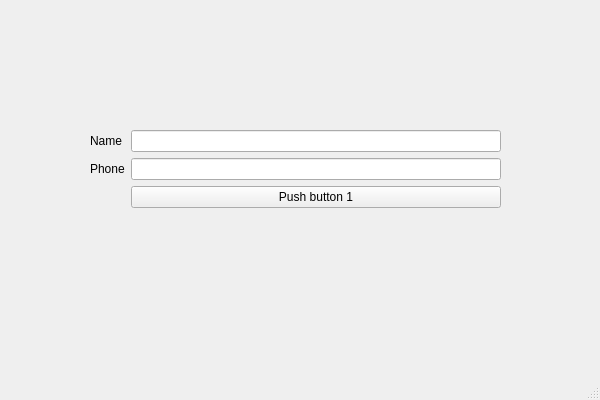
<?xml version="1.0" encoding="UTF-8"?>
<ui version="4.0">
 <class>main_window</class>
 <widget class="QMainWindow" name="main_window">
  <property name="geometry">
   <rect>
    <x>0</x>
    <y>0</y>
    <width>600</width>
    <height>400</height>
   </rect>
  </property>
  <property name="windowTitle">
   <string>Main Window</string>
  </property>
  <widget class="QWidget" name="central_widget">
   <widget class="QWidget" name="formLayoutWidget">
    <property name="geometry">
     <rect>
      <x>90</x>
      <y>130</y>
      <width>411</width>
      <height>91</height>
     </rect>
    </property>
    <layout class="QFormLayout" name="form_layout_1">
     <property name="sizeConstraint">
      <enum>QLayout::SetDefaultConstraint</enum>
     </property>
     <property name="fieldGrowthPolicy">
      <enum>QFormLayout::AllNonFixedFieldsGrow</enum>
     </property>
     <property name="rowWrapPolicy">
      <enum>QFormLayout::DontWrapRows</enum>
     </property>
     <property name="labelAlignment">
      <set>Qt::AlignBottom|Qt::AlignLeading|Qt::AlignLeft</set>
     </property>
     <property name="formAlignment">
      <set>Qt::AlignLeading|Qt::AlignLeft|Qt::AlignTop</set>
     </property>
     <item row="0" column="0">
      <widget class="QLabel" name="label_1">
       <property name="text">
        <string>Name</string>
       </property>
      </widget>
     </item>
     <item row="0" column="1">
      <widget class="QLineEdit" name="line_edit_1"/>
     </item>
     <item row="1" column="0">
      <widget class="QLabel" name="label_2">
       <property name="text">
        <string>Phone</string>
       </property>
      </widget>
     </item>
     <item row="1" column="1">
      <widget class="QLineEdit" name="line_edit_2"/>
     </item>
     <item row="2" column="1">
      <widget class="QPushButton" name="push_button_1">
       <property name="text">
        <string>Push button 1</string>
       </property>
      </widget>
     </item>
    </layout>
   </widget>
  </widget>
  <widget class="QMenuBar" name="menu_bar">
   <property name="geometry">
    <rect>
     <x>0</x>
     <y>0</y>
     <width>600</width>
     <height>21</height>
    </rect>
   </property>
  </widget>
  <widget class="QStatusBar" name="status_bar"/>
 </widget>
 <resources/>
 <connections/>
</ui>
